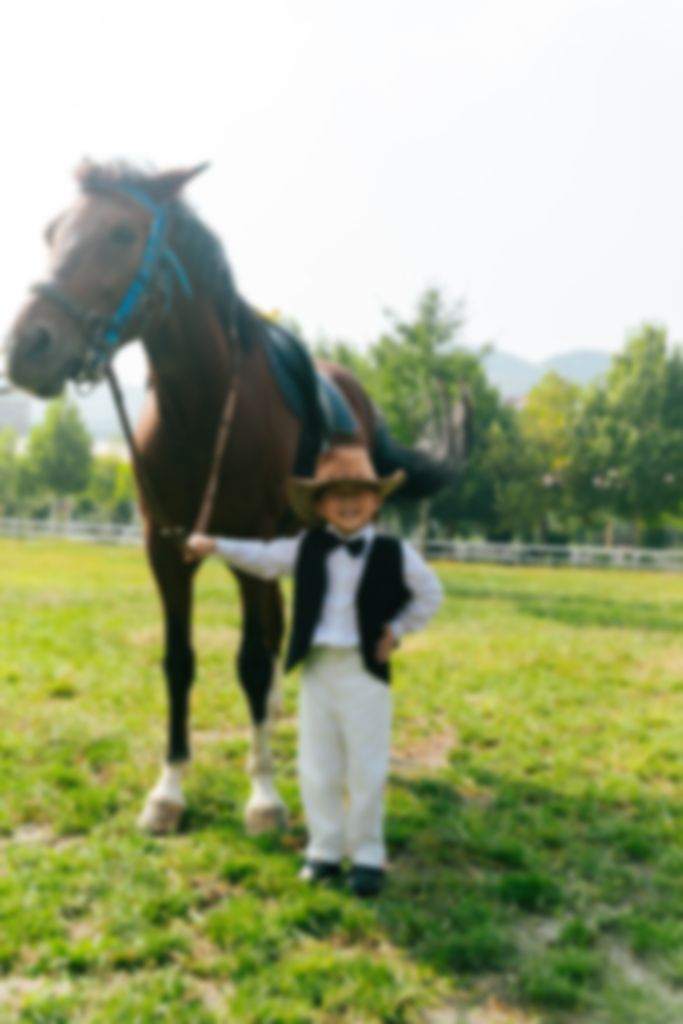
#> input picture assets/bg/bg_01.jpg, 683 x 1024 px
$ python make_icon.py ../assets/bg/bg_01.jpg
#> lines starting #> are read from the running program, lines starting #| are printed output that depends on the picture; after the words box and inside, x2 and y2 are one past the last pixel; in counts of white or black regions, pixels touching at a corner belong together
#> in main, img is the input picture: PIL image 683x1024 RGB; mean R, G, B 157.3, 166.8, 127.8
#!/usr/bin/env python3
"""把指定照片裁成网页 App 图标（头到腰的上半身）。

用法：
    python tools/make_icon.py "源图.jpg"
    python tools/make_icon.py "源图.jpg" --box 0.11,0.05,0.89,0.57

--box 用相对坐标 left,top,right,bottom 指定裁剪框；默认取竖向 5%~57%，
即「头部到腰」的上半身。输出：
    icons/icon-512.png
    icons/icon-192.png
    icons/apple-touch-icon-180.png
    icons/icon-maskable-512.png   （奶油底 + 80% 安全区）
    icons/favicon-32.png
"""

from __future__ import annotations

import argparse
import sys
from pathlib import Path

from PIL import Image, ImageDraw

ROOT = Path(__file__).resolve().parent.parent
OUT = ROOT / "icons"


def crop_square(img: Image.Image, box: tuple[float, float, float, float]) -> Image.Image:
#> called with box = (0.1, 0.05, 0.9, 0.58)
    w, h = img.size
#> w = 683; h = 1024
    left, top, right, bottom = box
    x0, y0 = int(left * w), int(top * h)
#> x0 = 68; y0 = 51
    x1, y1 = int(right * w), int(bottom * h)
#> x1 = 614; y1 = 593

    # 以较短的边为准收成正方形，保持人物居中
    side = min(x1 - x0, y1 - y0)
#> side = 542
    cx, cy = (x0 + x1) // 2, (y0 + y1) // 2
#> cx = 341; cy = 322
    x0 = max(0, min(w - side, cx - side // 2))
#> x0 = 70
    y0 = max(0, min(h - side, cy - side // 2))
    return img.crop((x0, y0, x0 + side, y0 + side))
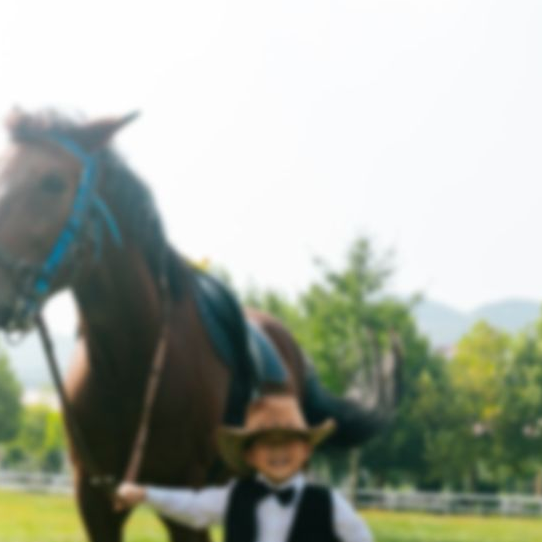
#> returned value: PIL image 542x542 RGB; mean R, G, B 164.8, 170.8, 158.8


def main() -> int:
    parser = argparse.ArgumentParser()
    parser.add_argument("source")
    parser.add_argument("--box", default="0.10,0.05,0.90,0.58",
                        help="相对裁剪框 left,top,right,bottom")
    args = parser.parse_args()

    src = Path(args.source)
    if not src.exists():
        print(f"找不到源图：{src}", file=sys.stderr)
        return 1

    box = tuple(float(x) for x in args.box.split(","))
    if len(box) != 4:
        print("--box 需要 4 个 0~1 的数字", file=sys.stderr)
        return 1

    OUT.mkdir(exist_ok=True)
    img = Image.open(src).convert("RGB")
    square = crop_square(img, box)  # type: ignore[arg-type]

    for size in (512, 192, 180, 32):
        name = {
            512: "icon-512.png",
            192: "icon-192.png",
            180: "apple-touch-icon-180.png",
            32: "favicon-32.png",
        }[size]
        square.resize((size, size), Image.LANCZOS).save(OUT / name, optimize=True)
        print(f"  + icons/{name}")

    # maskable：内容缩到 80%，四周留奶油底，避免被系统圆形裁切切到脸
    canvas = Image.new("RGB", (512, 512), (255, 248, 236))
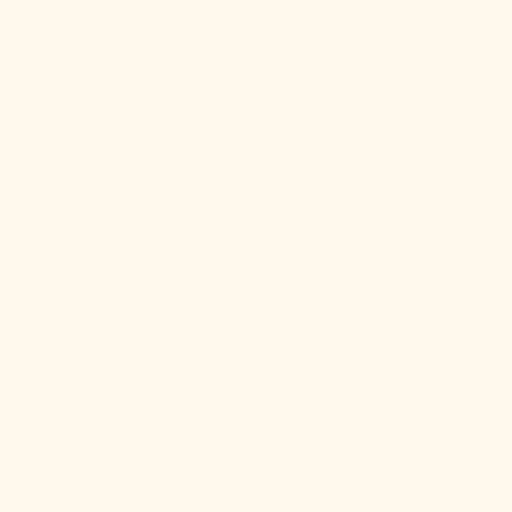
#> canvas: PIL image 512x512 RGB; mean R, G, B 255, 248, 236
    inner = square.resize((410, 410), Image.LANCZOS)
    mask = Image.new("L", (410, 410), 0)
#> mask: PIL image 410x410 L; every value is 0
    ImageDraw.Draw(mask).ellipse((0, 0, 409, 409), fill=255)
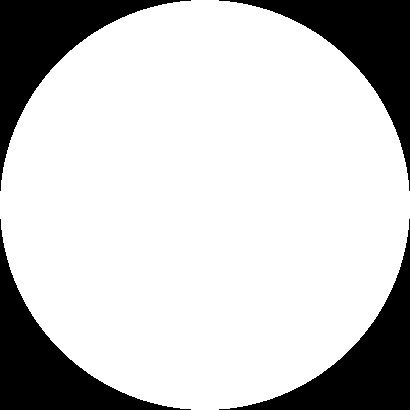
#> mask: PIL image 410x410 L; 78.5% white; 4 black regions, box (x1, y1, x2, y2) and area: (0, 0, 191, 191) 9034, (219, 0, 410, 191) 9034, (0, 219, 191, 410) 9034, (219, 219, 410, 410) 9034
    canvas.paste(inner, (51, 51), mask)
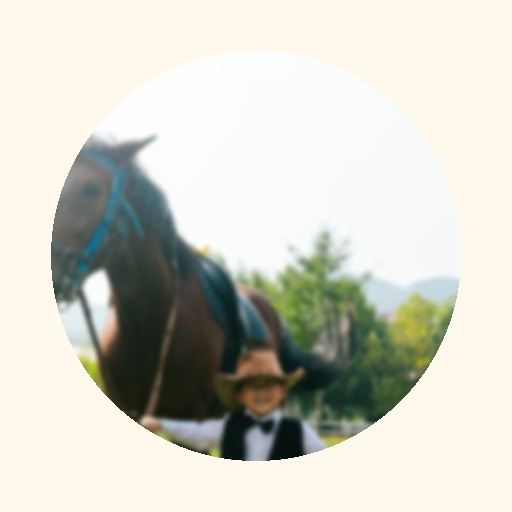
#> canvas: PIL image 512x512 RGB; mean R, G, B 206.9, 206.4, 196.4
    canvas.save(OUT / "icon-maskable-512.png", optimize=True)
    print("  + icons/icon-maskable-512.png")

    print("完成。")
    return 0


if __name__ == "__main__":
    sys.exit(main())
#> (the program exits here)

$ run again, on assets/bg/bg_03.jpg
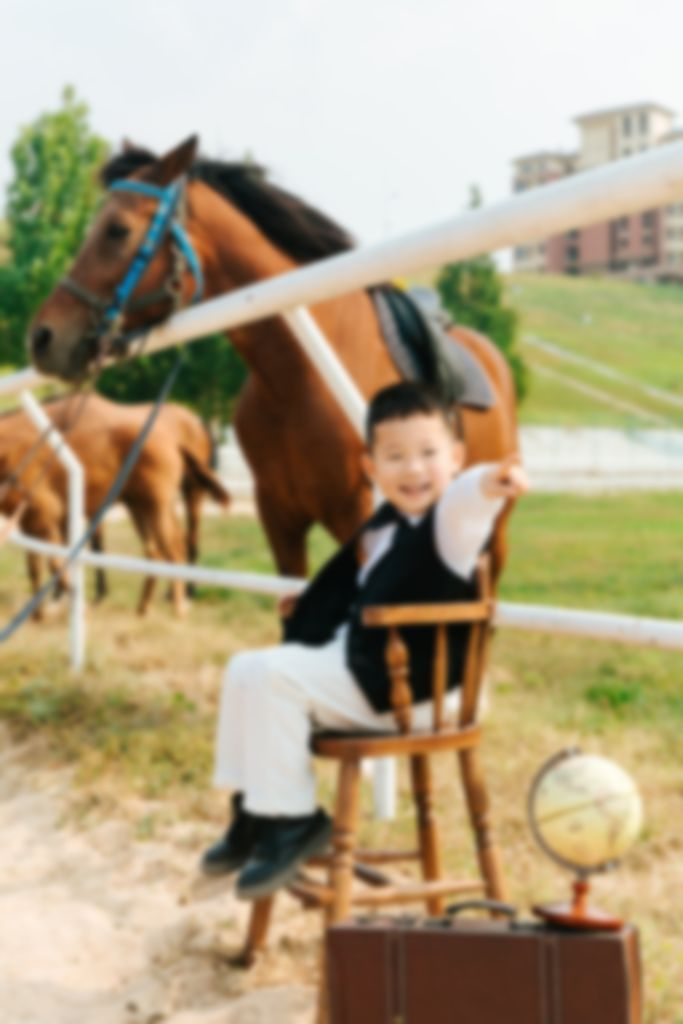
#> input picture assets/bg/bg_03.jpg, 683 x 1024 px
#> in main, img is the input picture: PIL image 683x1024 RGB; mean R, G, B 172.5, 158.3, 127.9
#> in crop_square, `return img.crop((x0, y0, x0 + side, y0 + side))`:
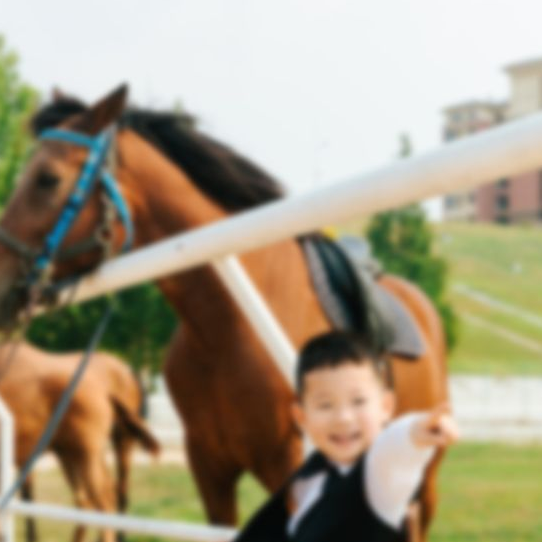
#> returned value: PIL image 542x542 RGB; mean R, G, B 164, 153, 129
#> in main, `canvas.paste(inner, (51, 51), mask)`:
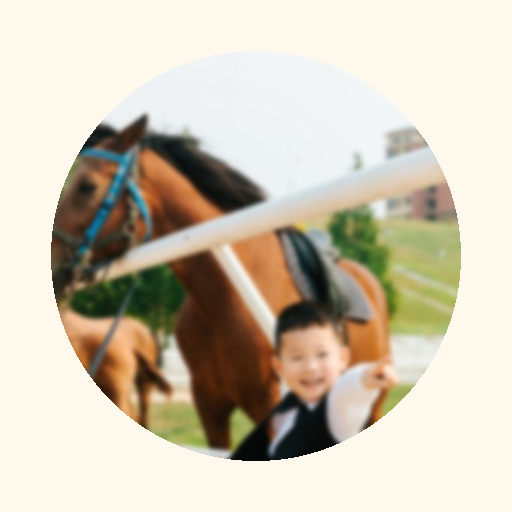
#> canvas: PIL image 512x512 RGB; mean R, G, B 205.4, 195.4, 178.1

$ run again, on assets/bg/bg_04.jpg
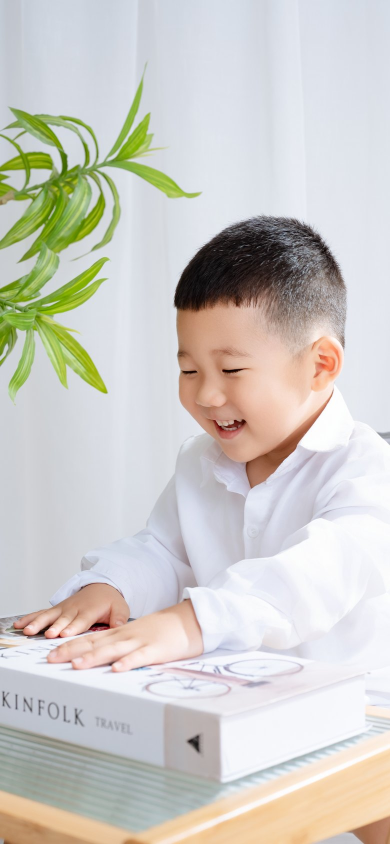
#> input picture assets/bg/bg_04.jpg, 780 x 1688 px (shown at 1/2 size)
#> in main, img is the input picture: PIL image 780x1688 RGB; mean R, G, B 206, 203.7, 198.6
#> in crop_square, `return img.crop((x0, y0, x0 + side, y0 + side))`:
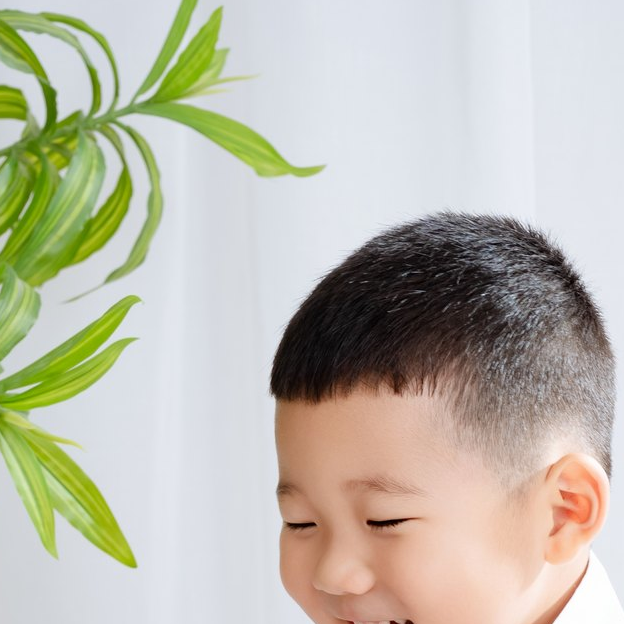
#> returned value: PIL image 624x624 RGB; mean R, G, B 189.8, 187.4, 172.8
#> in main, `canvas.paste(inner, (51, 51), mask)`:
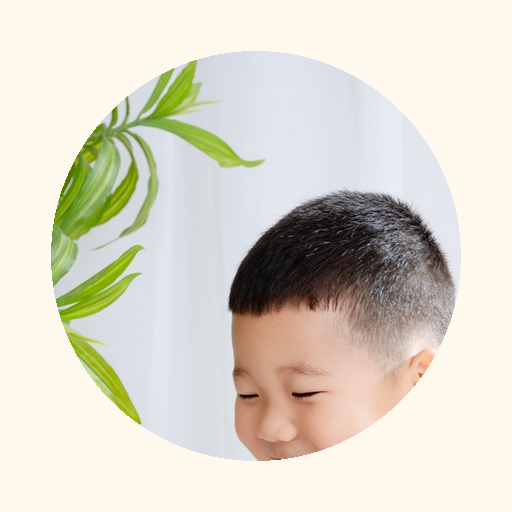
#> canvas: PIL image 512x512 RGB; mean R, G, B 219.5, 214.5, 201.4

$ run again, on assets/bg/bg_05.jpg
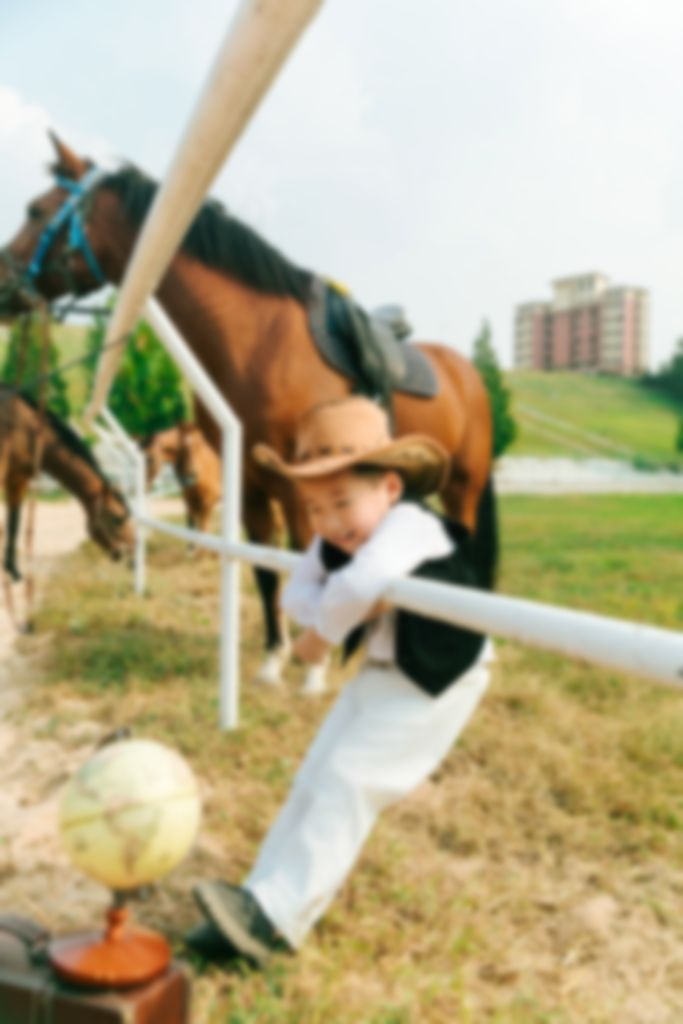
#> input picture assets/bg/bg_05.jpg, 683 x 1024 px
#> in main, img is the input picture: PIL image 683x1024 RGB; mean R, G, B 181, 171.9, 139.2
#> in crop_square, `return img.crop((x0, y0, x0 + side, y0 + side))`:
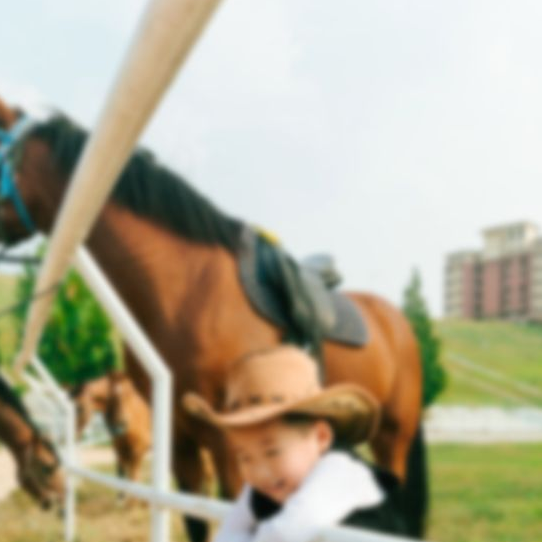
#> returned value: PIL image 542x542 RGB; mean R, G, B 176.7, 171.1, 148.3
#> in main, `canvas.paste(inner, (51, 51), mask)`:
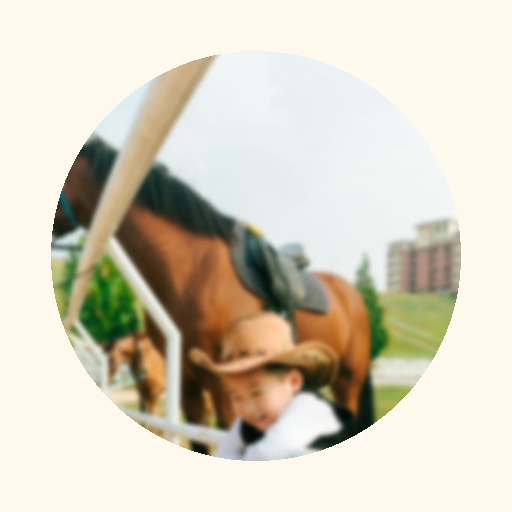
#> canvas: PIL image 512x512 RGB; mean R, G, B 214.2, 206.7, 189.9
